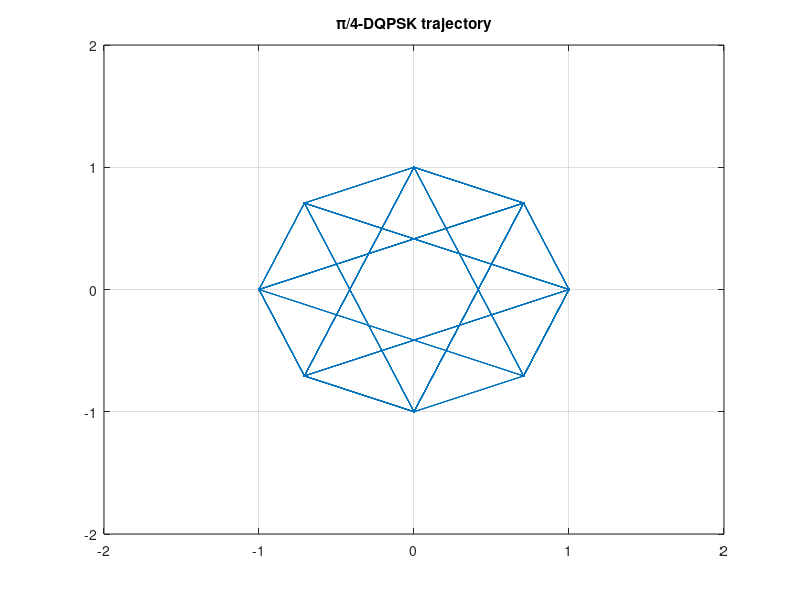

Here is the MATLAB script that generated this plot:
% π/4-DQPSK
% Без переходов через ноль

Ns = 100;
dph = pi/4*(2*randi([0 3], 1, Ns) + 1);
phPi4 = cumsum(dph);
figure;
plot(cos(phPi4), sin(phPi4), '.-');
title('\pi/4-DQPSK trajectory'); axis([-2 2 -2 2]); grid on;

%{
@play
{
 "title": "π/4-DQPSK",
 "groups": [
  {
   "name": "Symbols",
   "controls": [
    {
     "var": "Ns",
     "label": "Symbols",
     "min": 20,
     "max": 200,
     "step": 20,
     "default": 100
    }
   ]
  }
 ]
}
%}
